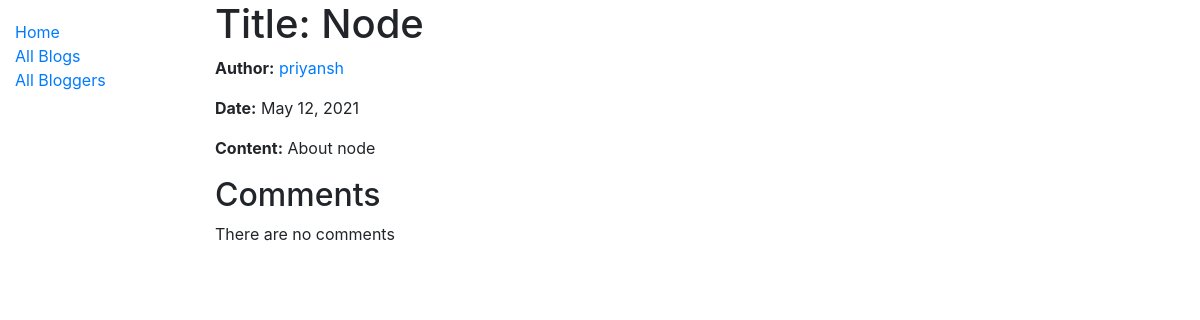
The app's page /blog/5 with its own data.
### blog/models.py (models this page shows, shortened)
class Blog(models.Model):
    title = models.CharField(max_length=200, help_text='Enter a tite of blog')
    blog_author = models.ForeignKey('Blogger', on_delete=models.SET_NULL, null=True)
    content = models.TextField(max_length=1000, blank=True)
    post_date = models.DateField(null=True, blank=True)

class Blogger(models.Model):
    name = models.OneToOneField(User, on_delete=models.CASCADE, null=True)
    bio_information = models.TextField(max_length=1000, help_text='Enter a biographical information about the blogger/author')
    def __str__(self):
        return f'{self.name}'

### blog/views.py (the view)
# urls.py: path('<int:pk>', views.BlogDetailView.as_view(), name='blog-detail'),
class BlogDetailView(generic.DetailView):
    model = Blog

### blog/templates/blog/blog_detail.html
{% extends "base_generic.html" %}
{% block content %}
  <h1>Title: {{ blog.title }}</h1>
  <p><strong>Author:</strong> <a href="">{{ blog.blog_author }}</a></p>
  <p><strong>Date:</strong> {{ blog.post_date }}</p>
  <p><strong>Content:</strong> {{ blog.content }}</p>
  <h2>Comments</h2>
    {% if blog.comment_set.all.count == 0 %}
        <p>There are no comments</p>
    {% else %}
        <ul>
            {% for comment in blog.comment_set.all %}
                <li>{{ comment.description }}</li>
            {% endfor %}
        </ul>
    {%endif%}
{% endblock %}

### records on screen
Blog: title "Node", blog_author "priyansh", post_date "May 12, 2021", content "About node"
